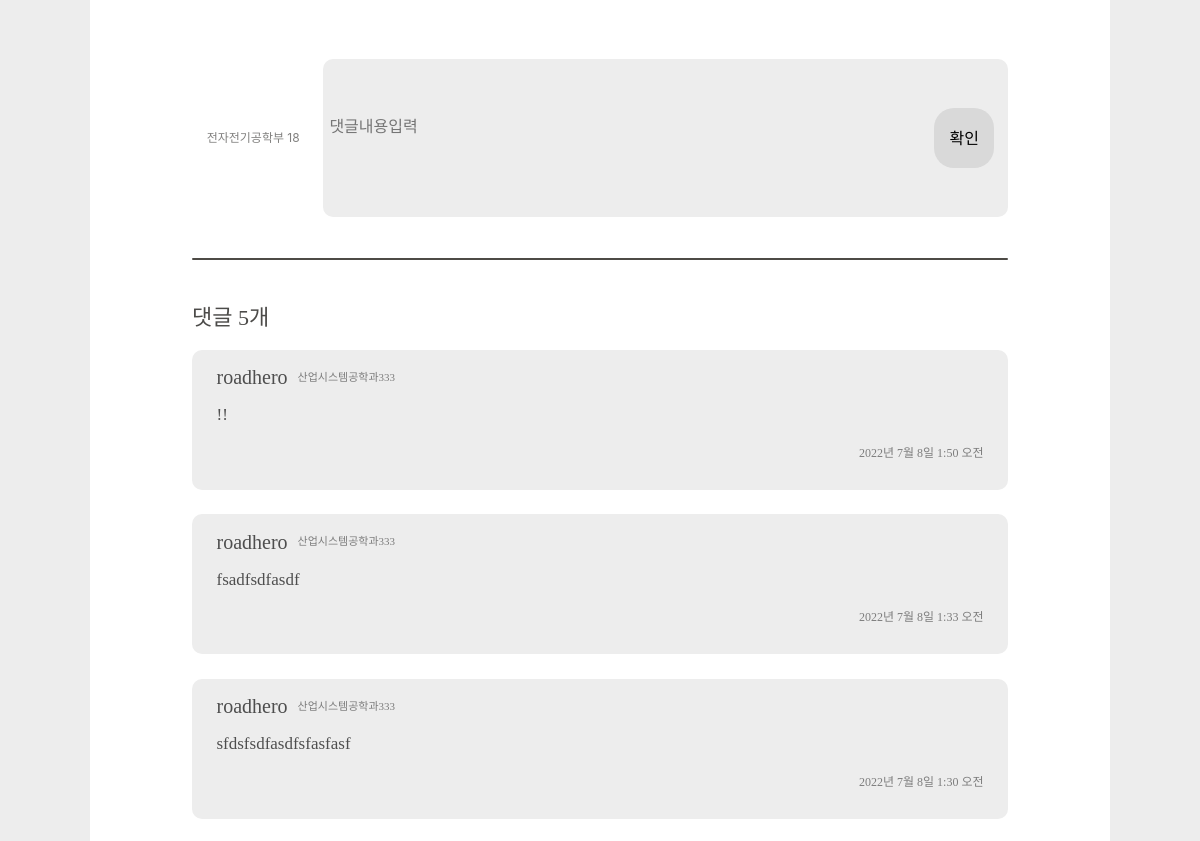
Page /8 (middle part) on the earlier database version.
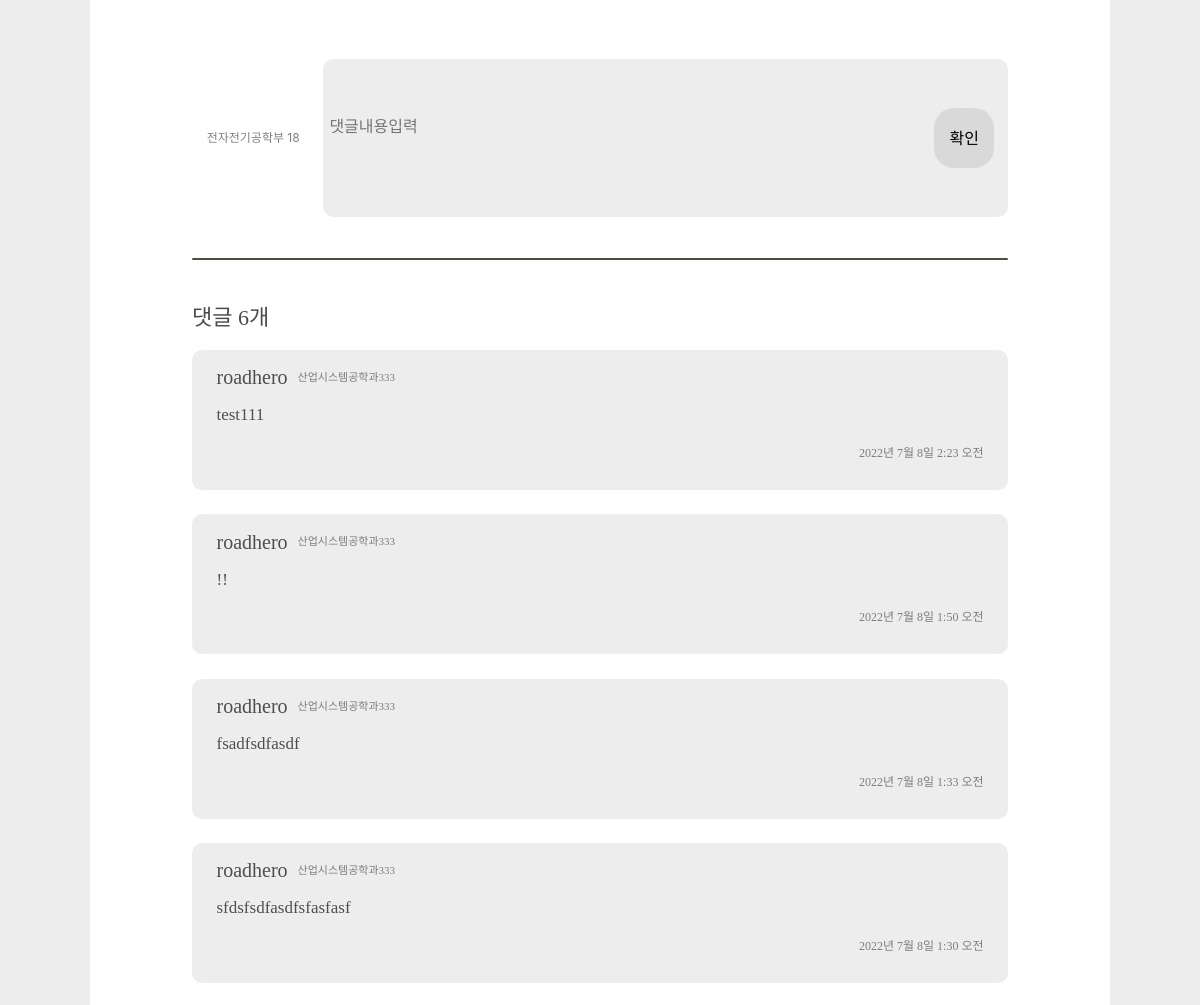
Same page on the later database version.
### main/models.py (models this page shows)
class Comment(models.Model):
    content = models.TextField()
    writer = models.ForeignKey(User, on_delete=models.CASCADE)
    post = models.ForeignKey(Post ,on_delete=models.CASCADE, related_name ='comments')
    created_at = models.DateTimeField(auto_now=True)
    update_at = models.DateTimeField(auto_now=True)

### accounts/models.py (models this page shows, shortened)
class Profile(models.Model):
    user = models.OneToOneField(settings.AUTH_USER_MODEL, on_delete=models.CASCADE, primary_key=True)
    name = models.CharField(max_length=20, default='', null=True)
    university = models.CharField(max_length=20, default='', null=True)
    register = models.IntegerField(null=True)
    major = models.CharField(max_length=20, default='', null=True)
    major2 = models.CharField(max_length=20, default='', null=True)

### main/views.py (the view)
# urls.py: path('<str:id>', detail, name='detail'),
def detail(request, id):
    post = get_object_or_404(Post, pk=id)
    print(post.view_users)
    post.view_users = int(post.view_users)+1
    print(post.view_users)
    post.save()
    all_comments = post.comments.all().order_by('-created_at')
    return render(request, 'main/detail.html', {'post':post, 'comments':all_comments})

### main/templates/main/detail.html (shortened to what this page needs)
{% extends 'base.html' %}
{% load static %}
{% block content %}
<div id="background">
    <section class="detail_posting_s">
        <div class="detail_posting">
        </div>
        <div class="detail_posting_comment">
            <div class="detail_posting_comment_write">
                <div class="detail_posting_comment_write_info">
                    <div class="detail_posting_comment_write_info_major">전자전기공학부 18</div>
                </div>
                <form class="detail_posting_comment_write_form" action="{%url 'main:comment_create' post.id%}"
                    method="POST">
                    <textarea class="detail_posting_comment_write_input" name="content" placeholder="댓글내용입력"></textarea>
                    <input class="detail_posting_comment_write_submit" type="submit" value="확인">
                </form>
            </div>
            <div class="detail_posting_divider"></div>
            <div class="detail_posting_comment_length">댓글 {{comments|length}}개</div>
            <div class="detail_posting_comment_items">
                {% for comment in comments %}
                <div class="detail_posting_comment_items_item">
                    <section class="detail_posting_comment_items_item_info">
                        <div class="detail_posting_comment_items_item_info_first">
                            {% if 'user' in comment.writer.username %}
                            <div class="detail_posting_comment_items_item_info_first_name">{{ comment.writer.last_name
                                }}
                                {{ comment.writer.first_name }}</div>
                            {% else %}
                            <div class="detail_posting_comment_items_item_info_first_name">{{ comment.writer }}</div>
                            {% endif %}
                            <div class="detail_posting_comment_items_item_info_first_major">
                                {{comment.writer.profile.major}}</div>
                        </div>
                    </section>
                    <section class="detail_posting_comment_items_item_content">
                        <p>{{comment.content}}</p>
                    </section>
                    <section class="detail_posting_comment_items_item_date">
                        <p>{{comment.created_at}}</p>
                    </section>
                </div>
                {% endfor %}
            </div>
        </div>
    </section>
</div>
{% endblock %}

Differences in the rows shown:
added Comment: writer "roadhero", writer.profile.major "산업시스템공학과333", content "test111", created_at "2022년 7월 8일 2:23 오전"
Other differences:
{{ comments|length }}: "5" → "6"
